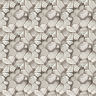

A 2D game scene composited from a Tiled map and its tileset images. What follows is a short description and the map's XML, with every tile layer's data as written:
An orthogonal 3x3 tile map with 32x32 px tiles, 1 tile layer (Tile Layer 1).

<map version="1.0" orientation="orthogonal" renderorder="left-up" width="3" height="3" tilewidth="32" tileheight="32" nextobjectid="1">
 <tileset firstgid="1" name="rpg_maker_vx_rtp_tileset_by_telles0808" tilewidth="32" tileheight="32" tilecount="2016" columns="32">
  <image source="../Sprites/rpg_maker_vx_rtp_tileset_by_telles0808.png" trans="000000" width="1024" height="2016" />
 </tileset>
 <layer name="Tile Layer 1" width="3" height="3">
  <data encoding="csv">
386,386,386,
386,386,386,
386,386,386
</data>
 </layer>
</map>
